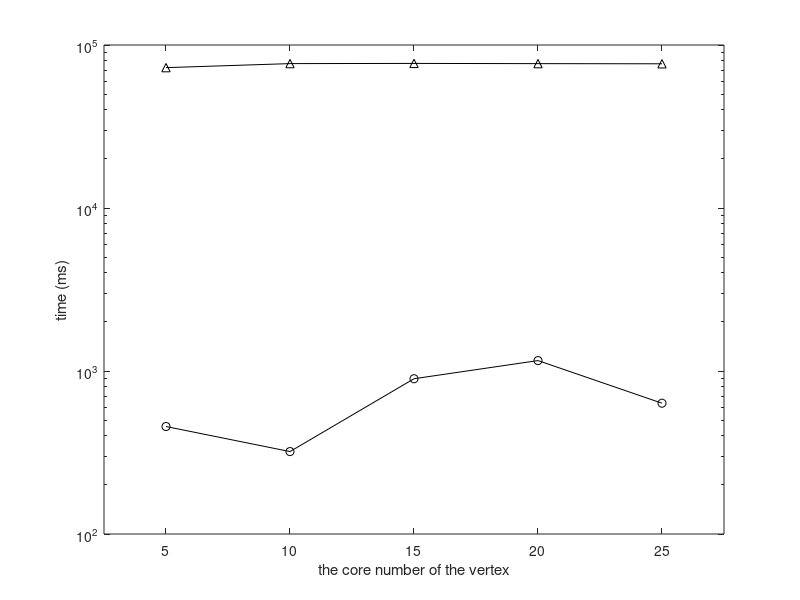

This chart was generated by the following MATLAB code: (Note: this script raises an error after producing the figure.)
set(gcf,'color',[1, 1, 1]);
set(gcf,'unit','centimeters','position',[10 5 9 7]);

x=[1, 2, 3, 4, 5];
y1 = [7.262833805309E4	7.689209177147E4	7.709732627715E4	7.685651768649E4	 7.668337477545E4];
y2 = [4.5647206869E2	3.2044176446E2	8.9655908763E2	1.15866245155E3	6.3447474101E2];

p1= semilogy(x, y1, '-k^');
hold on;
p2 = semilogy(x, y2, '-ko');
hold on;

xlabel('the core number of the vertex');
ylabel('time (ms)');

axis([0.5 5.5 100.0 100000]);

set(gca, 'xtick', 1:5, 'XTickLabel', {'5','10','15','20','25'});
leg=legend('rebuild','update', 2);
set(leg,'edgecolor','white');
set(gca,'ytick',[10^2,10^3,10^4,10^5]);
set(gca, 'FontSize', 12);
set(get(gca, 'XLabel'), 'FontSize',12);
set(get(gca, 'YLabel'), 'FontSize',12);
set(findall(gcf,'type','line'),'linewidth',1.5);
set(gca, 'LineWidth', 1.5);